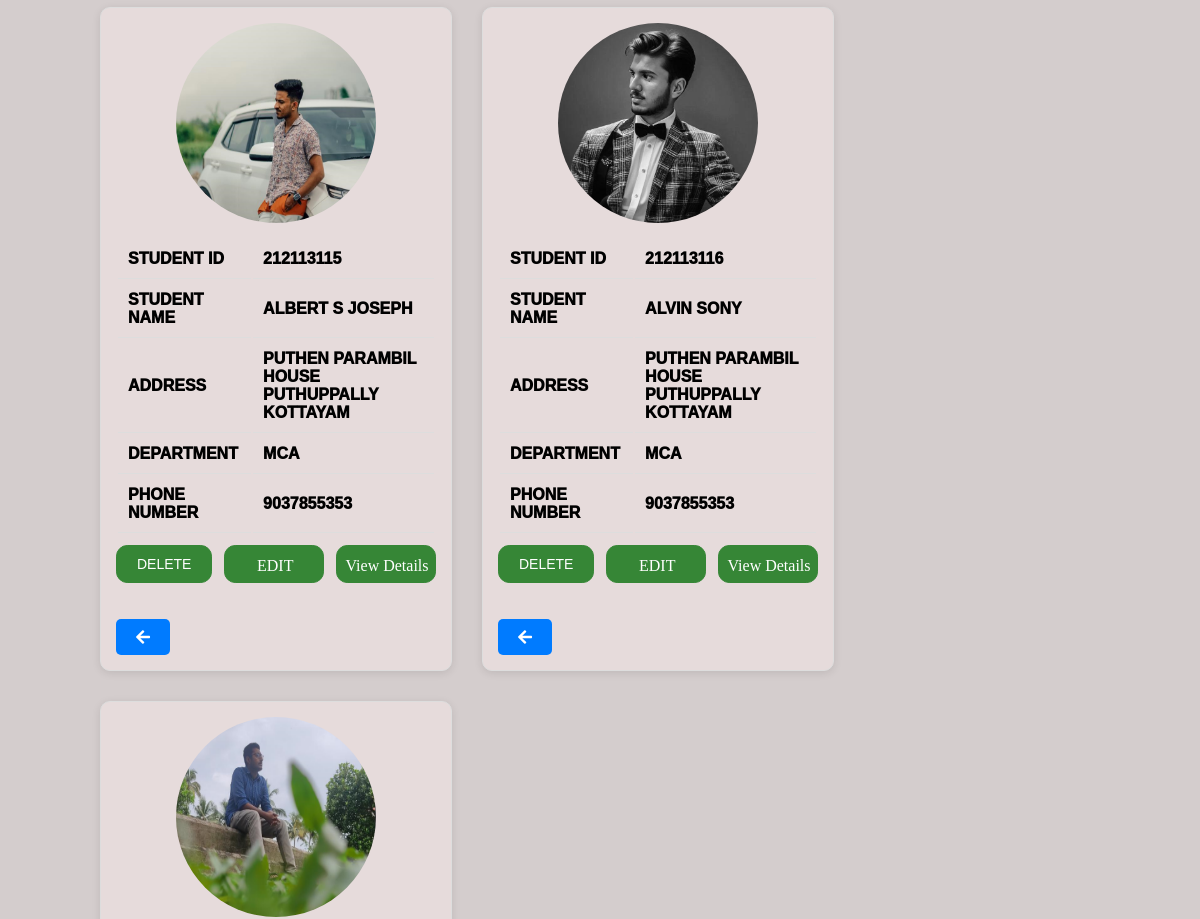
The app's page /view/ (middle part), older data.
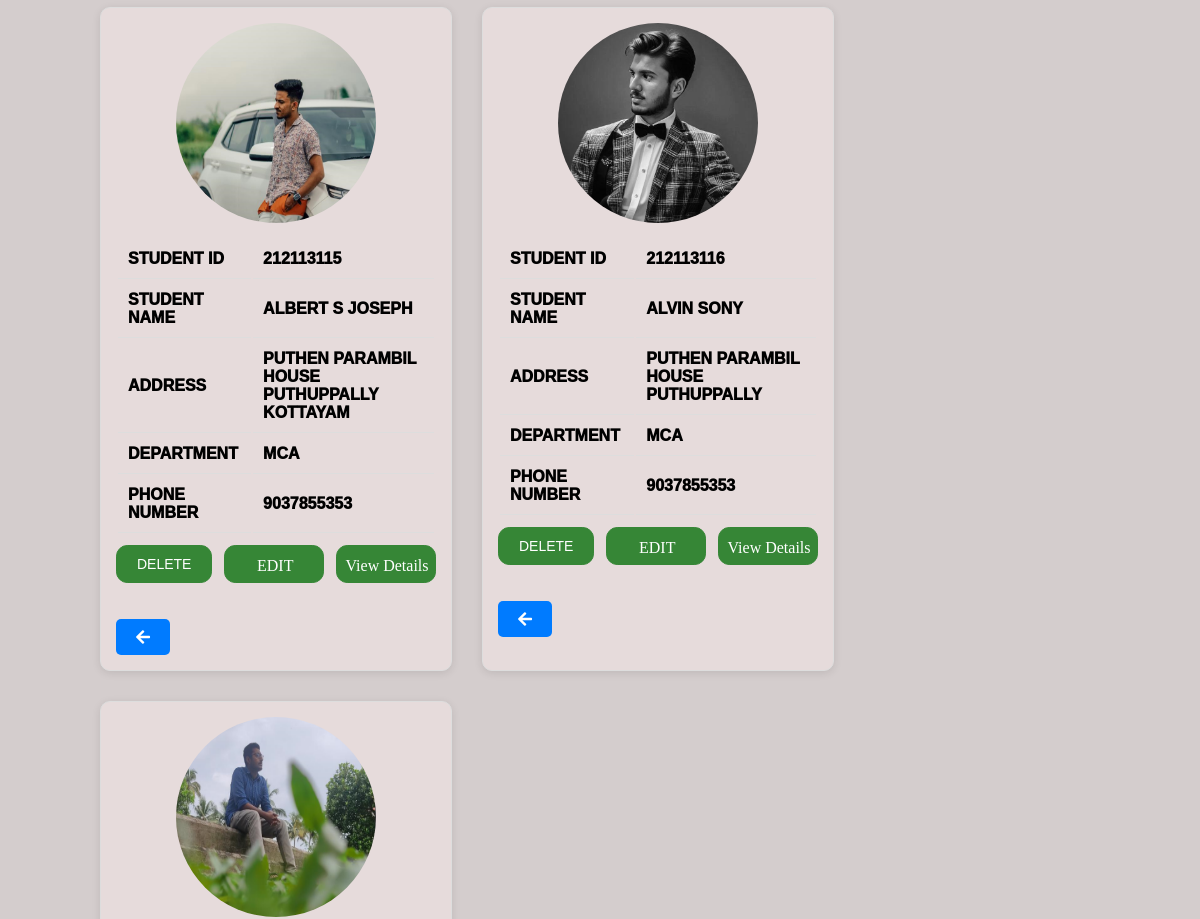
The same page, newer data.
### main/models.py (models this page shows, shortened)
class Student(models.Model):
    student_id = models.CharField(max_length=10, unique=True)
    name = models.CharField(max_length=100)
    address = models.TextField()
    department = models.CharField(max_length=50)
    phone_number = models.CharField(max_length=15)
    photo = models.ImageField(upload_to='uploads/', default='uploads/default_photo.jpg')

### main/views.py (the view)
# urls.py: path('view/', views.view_students, name='view_students'),
def view_students(request):
    search_query = request.GET.get('search', '')  # Get 'search' parameter from the GET request
    if search_query:
        students = Student.objects.filter(
            Q(student_id__icontains=search_query) | Q(name__icontains=search_query)
        )
    else:
        students = Student.objects.all()
    return render(request, 'view.html', {'students': students, 'search_query': search_query})

### main/templates/view.html (shortened to what this page needs)
<head><title>student profiles</title></head>
    <link href="https://cdnjs.cloudflare.com/ajax/libs/font-awesome/5.15.4/css/all.min.css" rel="stylesheet">
<body>
   <div class="main">
       {% if students %}
           {% for student in students %}
           <div class="box">
               <div class="photo">
                   <img src="{{ student.photo.url }}" alt="Student Photo" width="100">
               </div>
               <div class="details">
                   <table>
                       <tbody>
                           <tr>
                               <td>STUDENT ID</td>
                               <td>{{ student.student_id }}</td>
                           </tr>
                           <tr>
                               <td>STUDENT NAME</td>
                               <td>{{ student.name }}</td>
                           </tr>
                           <tr>
                               <td>ADDRESS</td>
                               <td>{{ student.address }}</td>
                           </tr>
                           <tr>
                               <td>DEPARTMENT</td>
                               <td>{{ student.department }}</td>
                           </tr>
                           <tr>
                               <td>PHONE NUMBER</td>
                               <td>{{ student.phone_number }}</td>
                           </tr>
                       </tbody>
                   </table>
               </div>
               <div class="footer">
                   <form method="POST" action="{% url 'delete_student' student.student_id %}" style="display: inline;">
                       <button type="submit" class="del">DELETE</button>
                   </form>
                   <a href="{% url 'edit_student' student.student_id %}" class="ed">EDIT</a>
                   <a href="{% url 'view_student_details' student.student_id %}" class="ed">View Details</a>
               </div>
               <a href="{% url 'index' %}" class="back-btn"><i class="fas fa-arrow-left"></i></a>
           </div>
           {% endfor %}
       {% else %}
           <div class="no-students">
               <p class="msg">No students found in the database.</p>
               <a href="{% url 'index' %}" class="back-btn">Back to Index</a>
           </div>
       {% endif %}
   </div>
</body>

### main/templates/view.html (style rules this page uses)
body { background-color: rgb(212, 205, 205); }
.main { margin-left: 4.5rem; display: flex; flex-wrap: wrap; gap: 30px; padding: 20px; }
.box { width: 20rem; background-color: #e6dbdb; border: 1px solid #ddd; padding: 15px; border-radius: 10px; box-shadow: 0 2px 8px rgba(0, 0, 0, 0.1); }
.photo { text-align: center; margin-bottom: 15px; }
.photo img { border-radius: 50%; width:200px; height: 200px; }
.details { font-size: 14px; font-family: 'Gill Sans', 'Gill Sans MT', Calibri, 'Trebuchet MS', sans-serif; }
.details table { width: 100%; margin-top: 10px; }
.details th, .details td { font-weight: 1000; padding: 10px; text-align: left; border-bottom: 1px solid #ddd; }
.footer { display: flex; justify-content: space-between; margin-top: 10px; }
.del { width: 100%; text-align: center; border-radius: 0.7rem; padding: 10px 20px; background-color: rgb(54, 134, 54); border: 1px solid rgb(54, 134, 54); color: white; text-decoration: none; font-size: 14px; }
.ed { height: 0.3rem; width: 30%; text-align: center; border-radius: 0.7rem; padding: 11px 0px 20px 2px; background-color: rgb(54, 134, 54); border: 1px solid rgb(54, 134, 54); color: white; text-decoration: none; }
.back-btn { display: inline-block; margin-top: 20px; padding: 10px 20px; background-color: #007bff; color: white; text-decoration: none; border-radius: 5px; }

Row changes from the older to the newer data that the page shows:
changed Student "ALVIN SONY": address "PUTHEN PARAMBIL HOUSE PUTHUPPALLY KOTTAYAM" → "PUTHEN PARAMBIL HOUSE PUTHUPPALLY"
